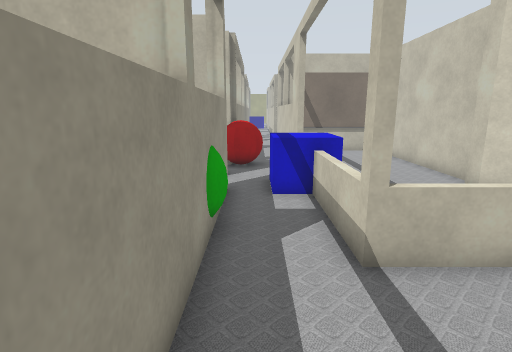
View 1 (above)

24 first-person views from a walk through a robot-simulator world made for Gazebo. The camera is 1.2 m above the floor, tilts 12° down and sees 80° across. Floor lines are 1 m apart. The floor is counted in squares, 0.5 m on a side. Each view is taken from the middle of a square. On the plan, view 1 faces up. The plan holds only what a view shows up to about 18 squares ahead; the rest is blank. The place goes on beyond the plan. Some surface patterns are stand-ins.

View 2
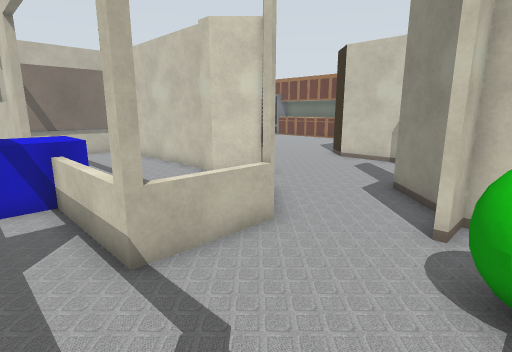

View 3
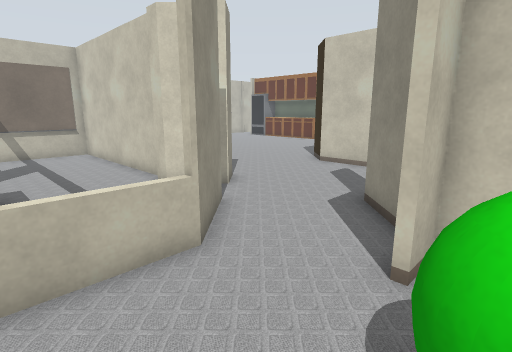

View 4
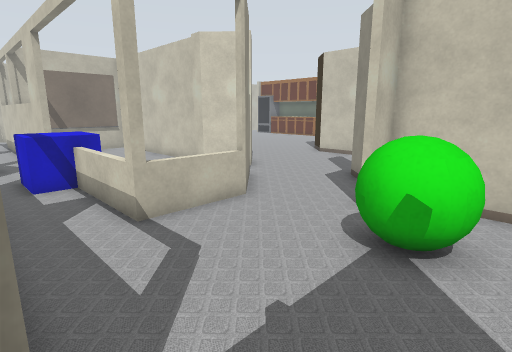

View 5
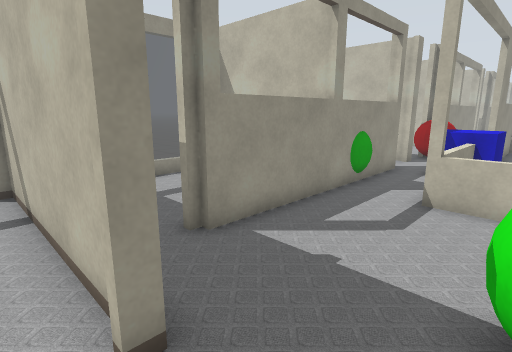

View 6
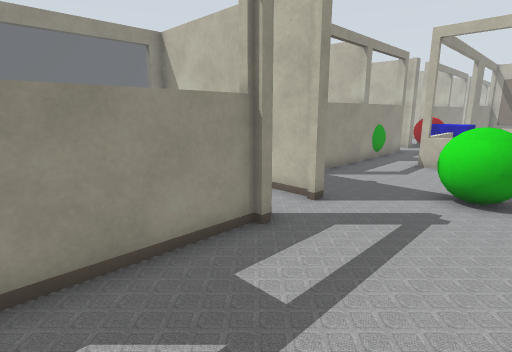

View 7
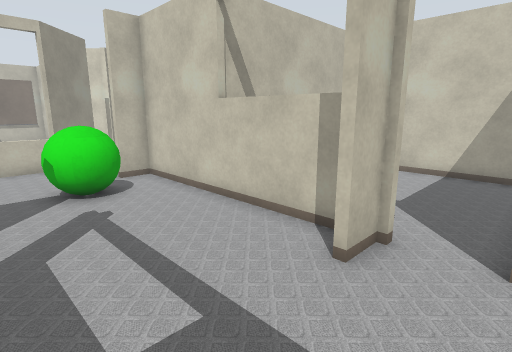

View 8
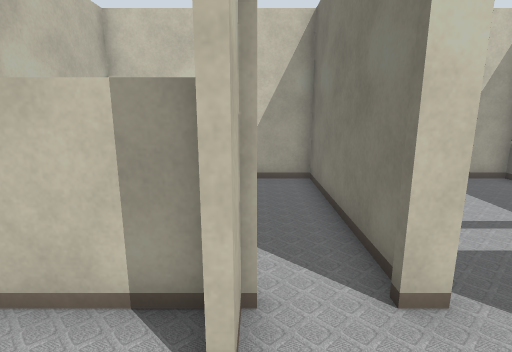

View 9
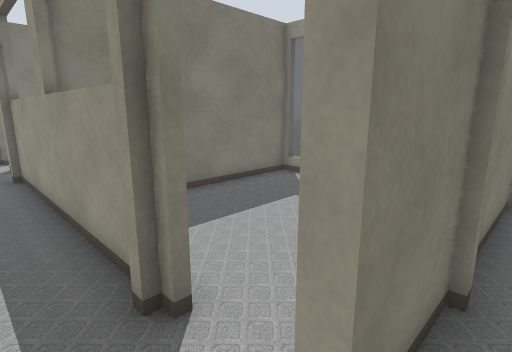

View 10
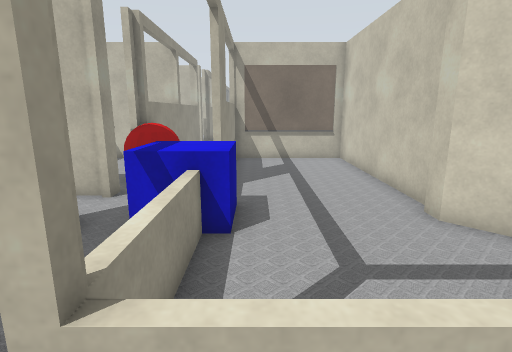

View 11
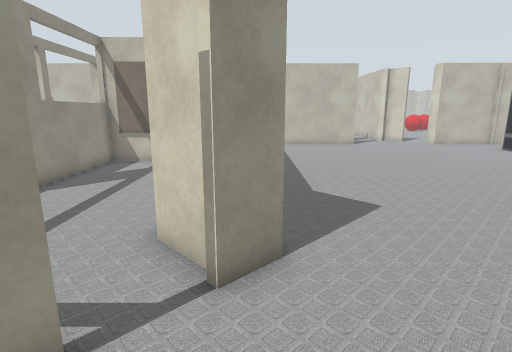

View 12
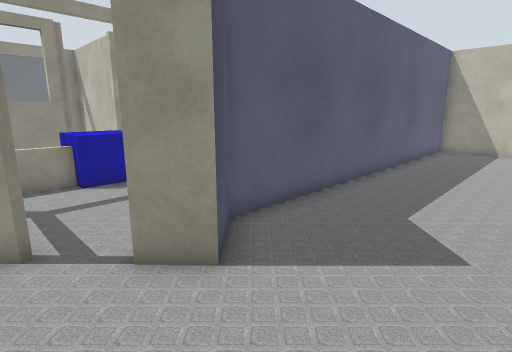

View 13
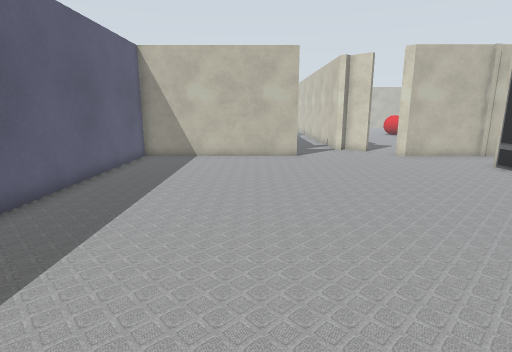

View 14
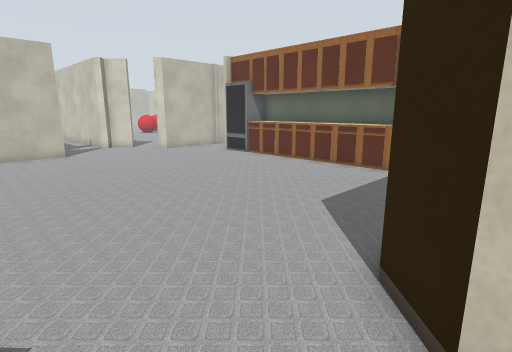

View 15
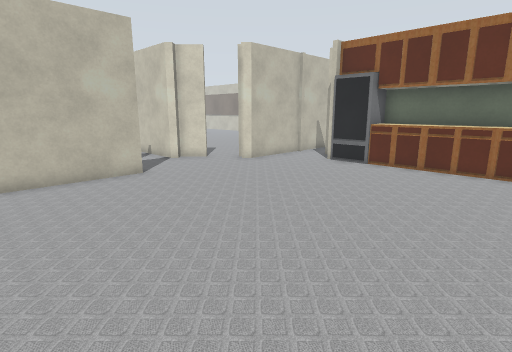

View 16
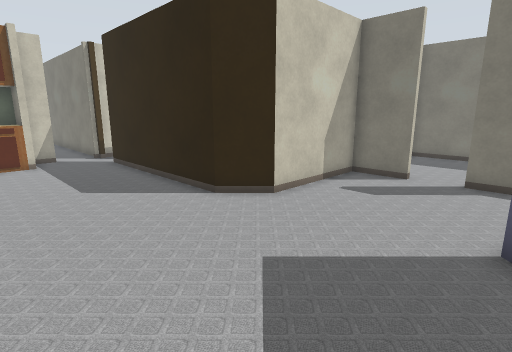

View 17
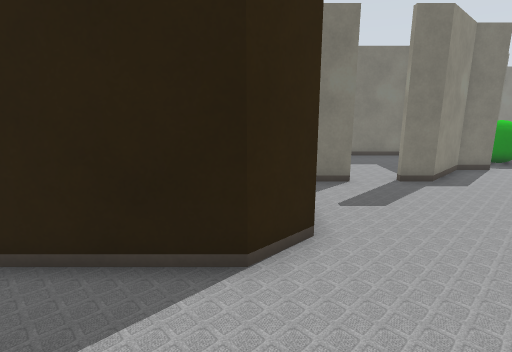

View 18
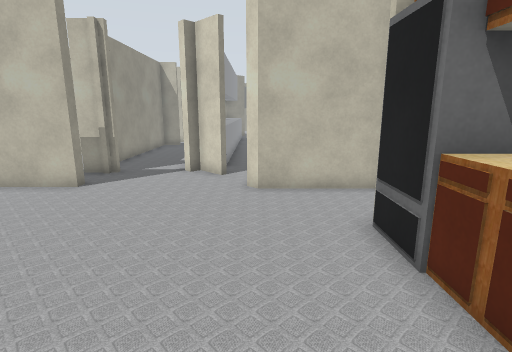

View 19
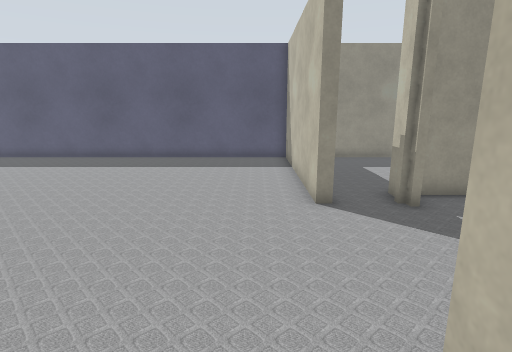

View 20
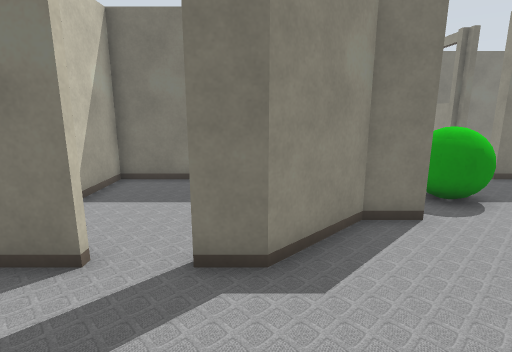

View 21
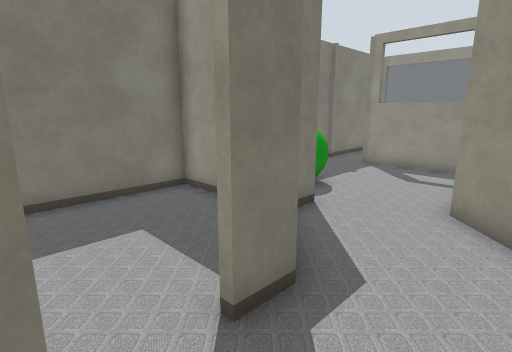

View 22
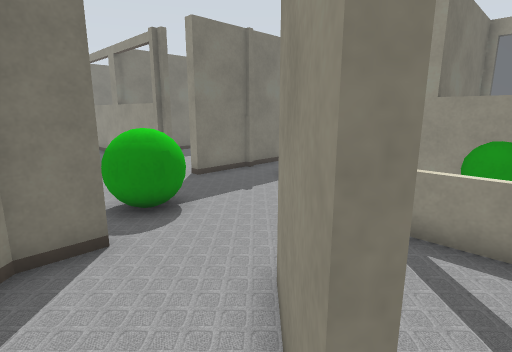

View 23
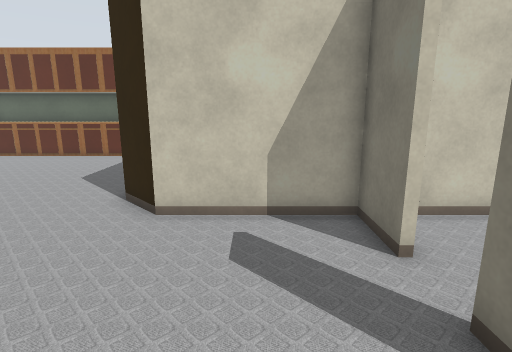

View 24
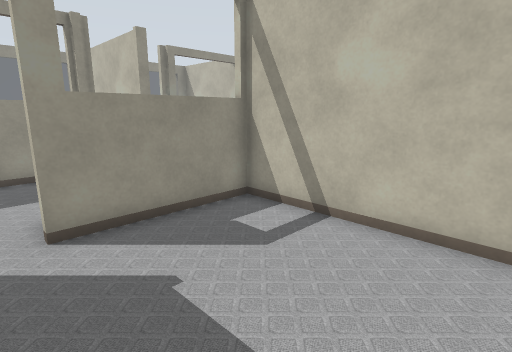

### Floor plan
Points are (right, up) in squares from view 1. A wall is a line through its corners. A room is listed if a view was taken in it or the views show most of it. See-through windows are left out.
Room 1 (views 1, 2, 3, 4, 9, 10)
walls: (6.1, 1.5) (7.7, 1.5) (9.1, 2.8); (-1.1, -0.4) (-1.1, -0.9); (5.7, 5.1) (5, 4.4) (1.7, 4.4) (1.7, 5.6); (-1.2, -2.7) (1.4, -2.7); (7.4, -2.5) (7.4, 1.2) (6.1, 1.2); (-0.9, 5.4) (-0.9, -0.5)
ways out: opening at (4, -3) to room 2; opening at (7.5, 4) to room 3; opening at (0.5, 4.5) to room 8; opening at (-1, -1.5)
objects: green ball (4, -1) to (6, 1)
Room 2 (views 5, 6, 7, 8)
walls: (1.7, -5.1) (1.7, -5.6); (1.4, -5.5) (1.4, -10.5); (7.4, -7.4) (7.4, -2.5); (1.4, -2.7) (1.4, -3.3); (7.4, -10.5) (7.4, -9.8)
ways out: opening at (4, -3) to room 1; opening at (7.5, -9) to room 5; opening at (1, -4)
Room 3 (views 11, 12, 21, 22, 23)
walls: (9.4, 8.7) (8.4, 7.7); (7.2, 6.6) (5.7, 5.1); (9.1, 2.8) (9.9, 3.6) (11, 3.6); (12.6, 3.6) (14.9, 3.6); (14.9, 3.5) (14.9, 7.4)
ways out: opening at (7.5, 4) to room 1; opening at (12, 8.5) to room 4; opening at (12, 3.5) to room 7; opening at (7, 7) to room 9
Room 4 (views 13, 14, 15, 16, 17, 18, 19, 20)
walls: (16.2, 26.6) (7.9, 26.6) (7.9, 10.3) (9.4, 8.7); (24.5, 12.5) (24.5, 23.5); (24.9, 12.8) (24.9, 21.2); (14.9, 7.4) (14.9, 8.4) (16.1, 9.6) (24.1, 9.6); (25.5, 26.4) (22.1, 26.4) (21.7, 26.7)
ways out: opening at (12, 8.5) to room 3; opening at (19, 27); opening at (25, 9.5)
Room 5 (view 24)
walls: (7.4, -7.8) (6.1, -7.8); (8, -10) (14.9, -10) (14.9, -3) (7.6, -3) (7.6, -8.1)
ways out: opening at (7.5, -9) to room 2
Room 6 (no view inside)
walls: (7.4, 10.5) (7.4, 18.8) (1.6, 18.8); (7.1, 9.5) (7.1, 10.2); (1.9, 8.5) (1.9, 7.5); (1.9, 18.9) (1.9, 12.4)
ways out: opening at (4.5, 8) to room 9
Room 7 (no view inside)
walls: (7.6, -1) (7.6, -2.7) (14.9, -2.7) (14.9, 3.5)
ways out: opening at (12, 3.5) to room 3
Room 8 (no view inside)
walls: (-0.9, 8.4) (-0.9, 5.4); (1.7, 5.6) (1.7, 8.5)
ways out: opening at (0.5, 4.5) to room 1; opening at (0.5, 7.5)
objects: green ball (-1, 6)
Room 9 (no view inside)
walls: (1.9, 7.5) (1.9, 4.4)
ways out: opening at (7, 7) to room 3; opening at (4.5, 8) to room 6
Room 10 (no view inside)
walls: (8.5, 8.1) (7.1, 9.5)

Where each view was taken, in squares from view 1:
view 1: 0 up, 0 right, facing up
view 2: 0 up, 0 right, facing up-right
view 3: 0 up, 2 right, facing up-right
view 4: 2 down, 1 left, facing up-right
view 5: 4 down, 4 right, facing up-left
view 6: 10 down, 6 right, facing up-left
view 7: 10 down, 2 right, facing up-right
view 8: 8 down, 4 right, facing right
view 9: 2 down, 3 right, facing down-left
view 10: 3 up, 3 right, facing up
view 11: 4 up, 9 right, facing up
view 12: 6 up, 13 right, facing up-left
view 13: 10 up, 14 right, facing up
view 14: 8 up, 12 right, facing up-right
view 15: 15 up, 11 right, facing up-right
view 16: 15 up, 9 right, facing down-right
view 17: 14 up, 16 right, facing down
view 18: 17 up, 22 right, facing up
view 19: 25 up, 24 right, facing left
view 20: 8 up, 10 right, facing down
view 21: 6 up, 13 right, facing down-left
view 22: 7 up, 8 right, facing down-left
view 23: 6 up, 8 right, facing right
view 24: 9 down, 14 right, facing up-left
